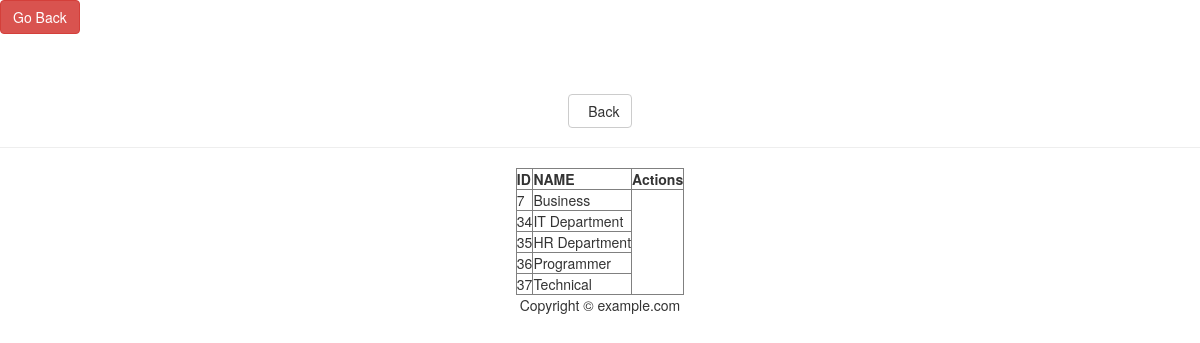
The page /add.php on the database its author committed.
### tables this page shows
CREATE TABLE `department` (
  `id` int(50) NOT NULL,
  `dept_name` varchar(50) NOT NULL
);

### add.php (the view, shortened to what this page needs)
<?php
include_once("config.php");
?>
<?php
$nameErr = "";
?>
<!DOCTYPE html PUBLIC "-//W3C//DTD XHTML 1.0 Transitional//EN" "http://www.w3.org/TR/xhtml1/DTD/xhtml1-transitional.dtd">
<html lang="en">
<head>
  <link rel="stylesheet" href="https://maxcdn.bootstrapcdn.com/bootstrap/3.3.7/css/bootstrap.min.css">
</head>
<body>
	<td> <a class="btn btn-danger" href="index.php" >Go Back</a></td>
	<br/>
	<br/>
	<form method="post" enctype="multipart/form-data" class="form-horizontal">
		<center>
        <table width="25%" border="0">
		<?php
		if (isset($_SESSION['luser']))  {
if (($_SESSION['luser']['user_type']) == 'Admin') {
		?>
            <tr>
    	<td><label class="control-label">Name </label></td>
     <td><input class="form-control" type="text" name="name" placeholder="Enter Name" value="" /><span class="error">* <?php echo $nameErr;?></span></td>
    </tr>
    <tr>
            <!--<tr>
                <td>Email</td>
                <td><input type="text" name="email"></td>
            </tr>--->
            <tr>
                <td></td>
                <td><input type="submit" name="submit" value="submit"></td>
            </tr>
        </table>
		</center>
    </form>
</body>
</html>
<?php
	  }
	  elseif($_SESSION['luser']['user_email'] != 'tamannafarabi@yahoo.com'){
		  ?>
		  <div class="page-header">
    	<h1 class="h2"><a class="btn btn-default" href="employee.html">&nbsp; Back</a></h1>
    </div>
		 <?php
	  }
	  }
	  else {
		  ?>
		  <div class="page-header">
    	<h1 class="h2"><a class="btn btn-default" href="employee.html">&nbsp; Back</a></h1>
    </div>
		 <?php
	  }
?>
<?Php
$sql = "SELECT * FROM department";
$result = $mysqli->query($sql);
echo "<table border='1'>
<tr>
<th>ID</th>
<th>NAME</th>
<th>Actions</th>
</tr>";
while($row = mysqli_fetch_array($result))
{
echo "<tr>";
echo "<thead>";
echo "<tbody id=\"myTable\">";
echo "<td>" . $row['id'] . "</td>";
echo "<td>" . $row['dept_name'] . "</td>";
}
echo "</table>";
?>
<?php
include_once("footer.php");
?>

### rows shown on the page
department: id "7", dept_name "Business"
department: id "34", dept_name "IT Department"
department: id "35", dept_name "HR Department"
department: id "36", dept_name "Programmer"
department: id "37", dept_name "Technical"
